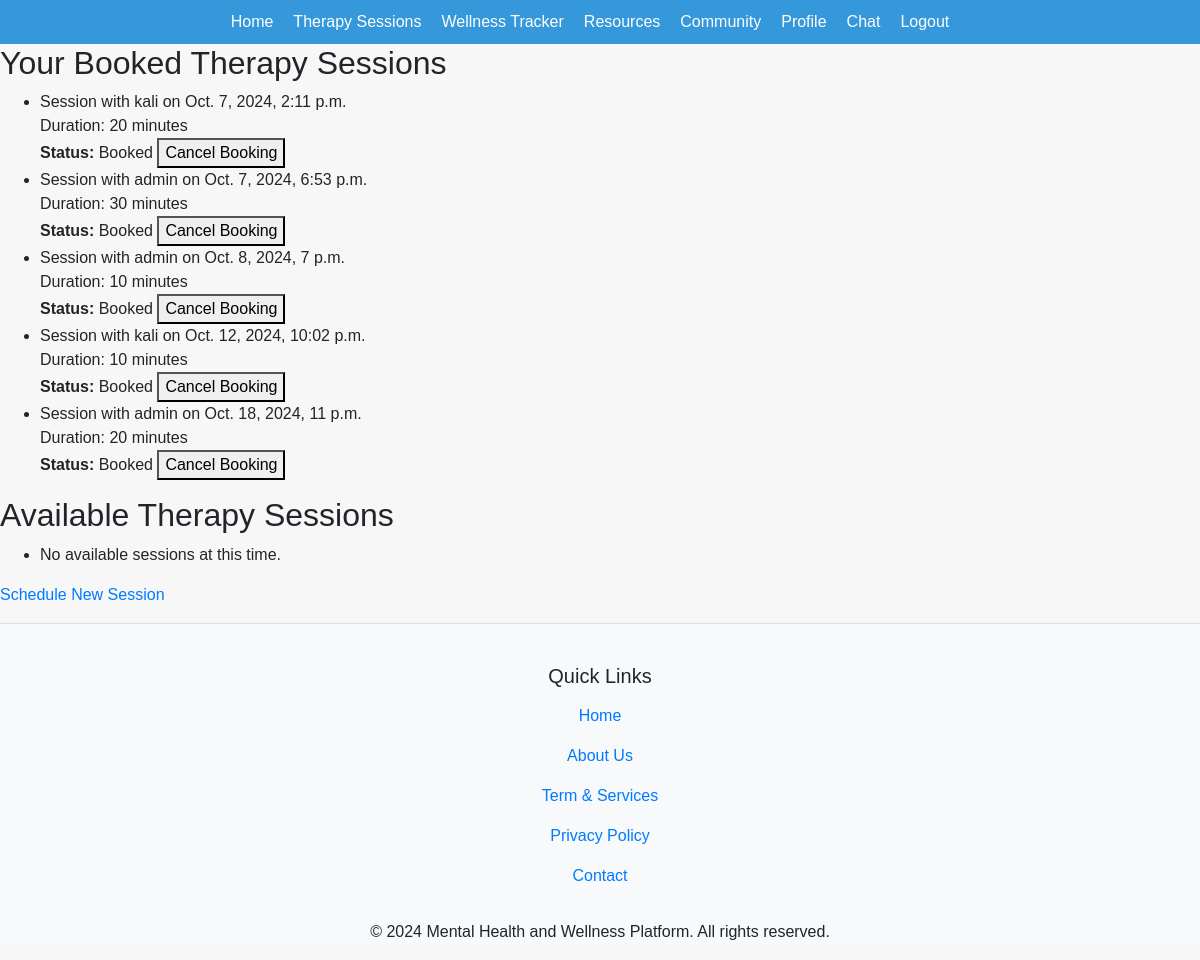
The page /sessions/sessions/ (signed in) on the database as committed earlier.
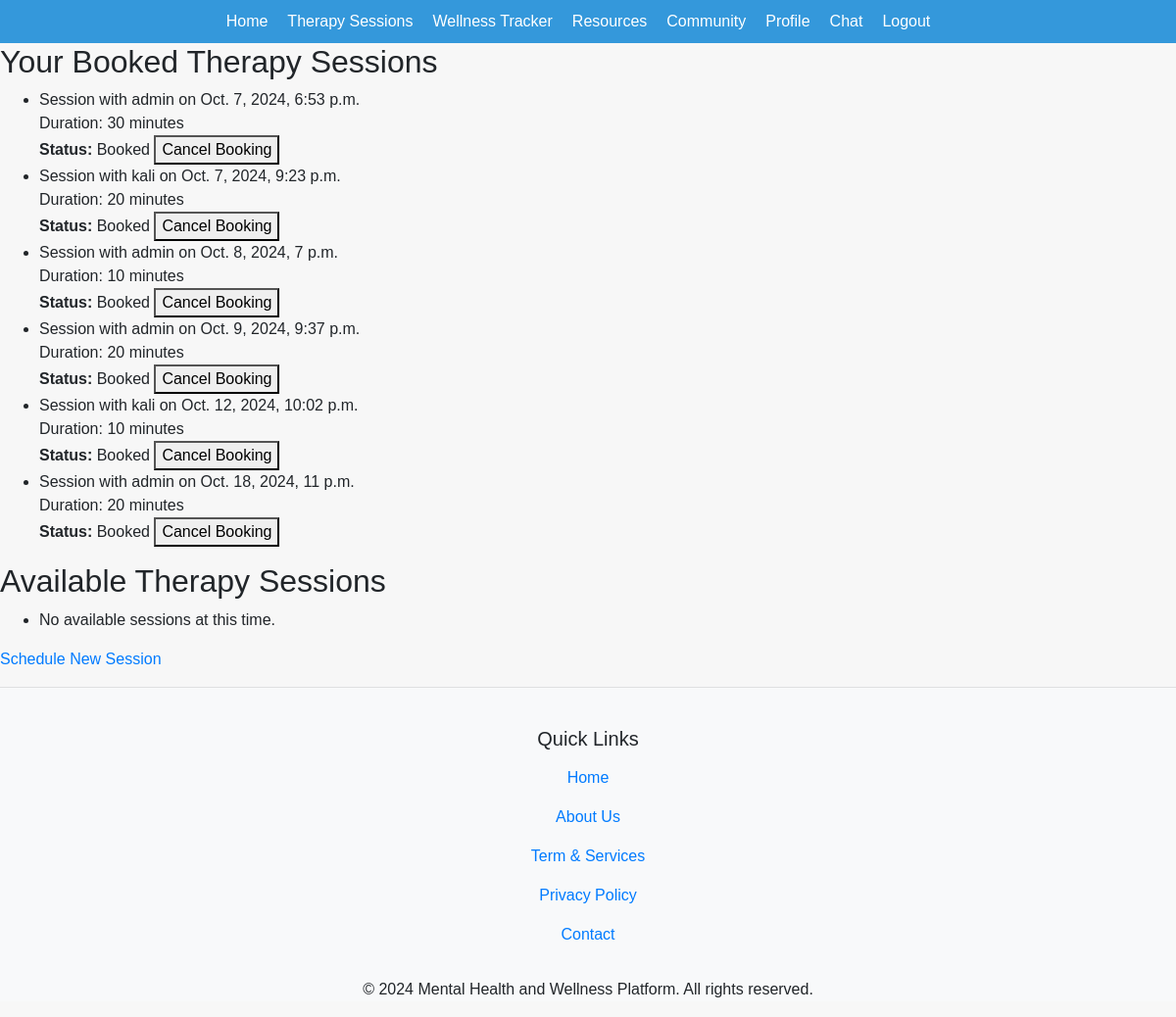
The same page on the database as committed later.
### therapy_sessions/models.py (models this page shows, shortened)
class TherapySession(models.Model):
    therapist = models.ForeignKey(settings.AUTH_USER_MODEL, on_delete=models.CASCADE, related_name='therapist_sessions')
    client = models.ForeignKey(settings.AUTH_USER_MODEL, on_delete=models.SET_NULL, related_name='client_sessions', null=True, blank=True)  # Allow NULL and blank values
    session_date = models.DateTimeField()
    session_duration = models.IntegerField(help_text="Duration in minutes")
    booked = models.BooleanField(default=False)
    created_at = models.DateTimeField(default=timezone.now)
    class Meta:
        ordering = ['-session_date']

### accounts/models.py (models this page shows, shortened)
class UserProfile(AbstractUser):
    ROLES = (
        ('client', 'Client'),
        ('therapist', 'Therapist'),
    )
    role = models.CharField(max_length=10, choices=ROLES)
    bio = models.TextField(blank=True, null=True)
    client_photo = models.ImageField(upload_to='client_photos', blank=True, null=True)
    therapist_photo = models.ImageField(upload_to='therapist_photos', blank=True, null=True)
    class Meta:
        verbose_name = 'User Profile'
        verbose_name_plural = 'User Profiles'

### therapy_sessions/views.py (the view)
# urls.py: path('sessions/', views.session_list, name='session_list'),
@login_required
def session_list(request):
    user_sessions = TherapySession.objects.filter(client=request.user).order_by('session_date')
    available_sessions = TherapySession.objects.filter(
        booked=False,  # Not booked
        session_date__gte=timezone.now()  # Date is today or in the future
    ).order_by('session_date')
    return render(request, 'therapy_sessions/session_list.html', {
        'user_sessions': user_sessions,  # Sessions the user booked
        'available_sessions': available_sessions  # Sessions available for booking
    })

### therapy_sessions/templates/therapy_sessions/session_list.html (shortened to what this page needs)
{% extends 'base.html' %}
{% block content %}
<h2>Your Booked Therapy Sessions</h2>
<ul>
    {% for session in user_sessions %}
        <li>
            Session with {{ session.therapist.username }} on {{ session.session_date }}<br>
            Duration: {{ session.session_duration }} minutes<br>
            <strong>Status:</strong> {% if session.booked %}Booked{% else %}Available{% endif %}
            {% if session.booked %}
                <form action="{% url 'cancel_booking' session.id %}" method="POST" style="display:inline;">
                    <button type="submit">Cancel Booking</button>
                </form>
            {% endif %}
        </li>
    {% empty %}
        <li>You have no booked sessions.</li>
    {% endfor %}
</ul>
<h2>Available Therapy Sessions</h2>
<ul>
    {% for session in available_sessions %}
        <li>
            Session with {{ session.therapist.username }} on {{ session.session_date }}<br>
            Duration: {{ session.session_duration }} minutes<br>
            <a href="{% url 'checkout' session.id %}">Book Now</a>
        </li>
    {% empty %}
        <li>No available sessions at this time.</li>
    {% endfor %}
</ul>
<a href="{% url 'schedule_session' %}">Schedule New Session</a>
{% endblock %}

Rows that differ between the two databases and show on the page:
no longer on this page (row edited): TherapySession: therapist.username "kali", session_date "Oct. 7, 2024, 2:11 p.m.", session_duration "20", booked "Booked"
added TherapySession: therapist.username "kali", session_date "Oct. 7, 2024, 9:23 p.m.", session_duration "20", booked "Booked"
added TherapySession: therapist.username "admin", session_date "Oct. 9, 2024, 9:37 p.m.", session_duration "20", booked "Booked"
